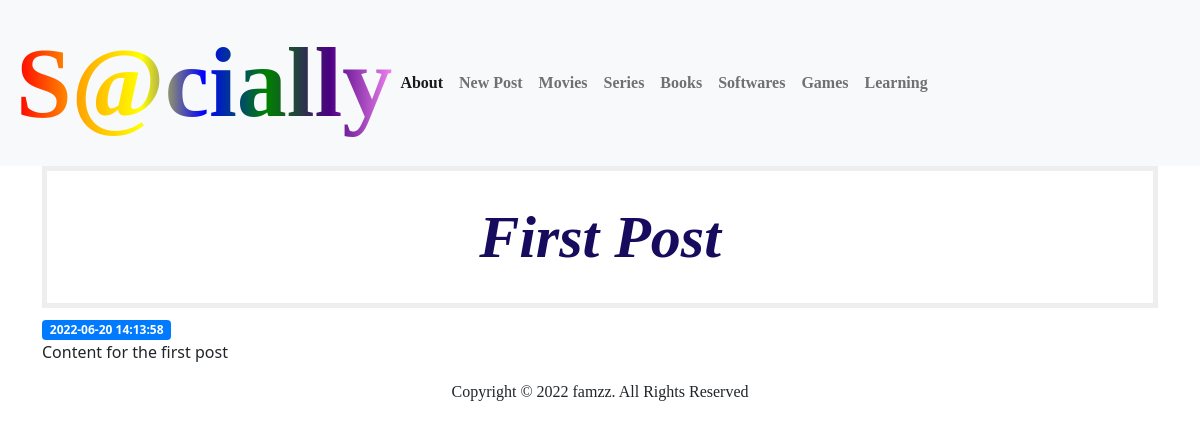
The page /1 on the database its author committed.
### tables this page shows
CREATE TABLE posts (
    id INTEGER PRIMARY KEY AUTOINCREMENT,
    created TIMESTAMP NOT NULL DEFAULT CURRENT_TIMESTAMP,
    title TEXT NOT NULL,
    content TEXT NOT NULL
);

### app.py (the view)
@app.route('/<int:post_id>')
def post(post_id):
    post = get_post(post_id)
    return render_template('post.html', post=post)

### app.py (called while the page is built)
def get_db_connection():
    conn = sqlite3.connect('database.db')
    conn.row_factory = sqlite3.Row
    return conn

def get_post(post_id):
    conn = get_db_connection()
    post = conn.execute('SELECT * FROM posts WHERE id = ?',
                        (post_id,)).fetchone()
    conn.close()
    if post is None:
        abort(404)
    return post

### templates/post.html
{% extends 'base.html' %}
{% block content %}
    <h2>{% block title %} {{ post['title'] }} {% endblock %}</h2>
    <span class="badge badge-primary">{{ post['created'] }}</span>
    <p>{{ post['content'] }}</p>
{% endblock %}

### static/style.css (style rules this page uses)
h2 { border: 5px #eee solid; color: rgb(23, 11, 94); text-align: center; padding: 30px; text-decoration: wavy; text-shadow: 1ch; font-family: Open-Sans; font-size: 60px; font-style: oblique; font-weight: bold; }
* { box-sizing: border-box; }

### rows shown on the page
posts: title "First Post", created "2022-06-20 14:13:58", content "Content for the first post"
